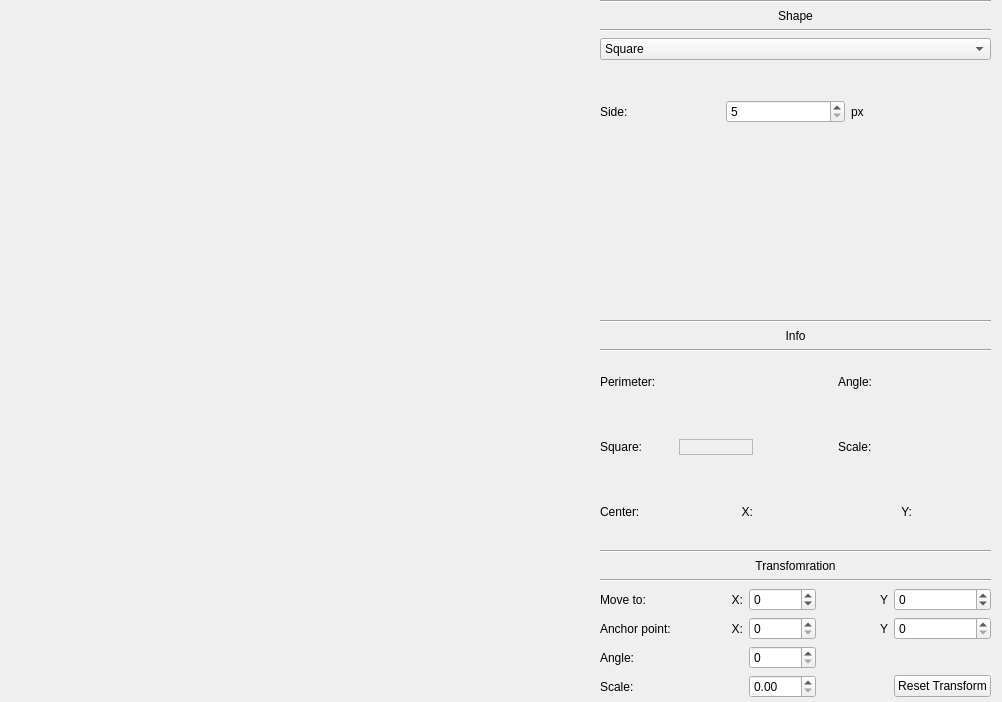
<?xml version="1.0" encoding="UTF-8"?>
<ui version="4.0">
 <class>MainWindow</class>
 <widget class="QMainWindow" name="MainWindow">
  <property name="geometry">
   <rect>
    <x>0</x>
    <y>0</y>
    <width>1002</width>
    <height>702</height>
   </rect>
  </property>
  <property name="windowTitle">
   <string>MainWindow</string>
  </property>
  <widget class="QWidget" name="centralwidget">
   <widget class="ShapeRenderer" name="shapeRenderer" native="true">
    <property name="geometry">
     <rect>
      <x>0</x>
      <y>0</y>
      <width>581</width>
      <height>701</height>
     </rect>
    </property>
   </widget>
   <widget class="QWidget" name="layoutWidget">
    <property name="geometry">
     <rect>
      <x>590</x>
      <y>0</y>
      <width>411</width>
      <height>701</height>
     </rect>
    </property>
    <layout class="QVBoxLayout" name="verticalLayout" stretch="0,0,0,0,0,0,0,0,0,0,0,0,0">
     <property name="leftMargin">
      <number>10</number>
     </property>
     <property name="topMargin">
      <number>0</number>
     </property>
     <property name="rightMargin">
      <number>10</number>
     </property>
     <property name="bottomMargin">
      <number>3</number>
     </property>
     <item>
      <widget class="Line" name="line_6">
       <property name="orientation">
        <enum>Qt::Horizontal</enum>
       </property>
      </widget>
     </item>
     <item>
      <widget class="QLabel" name="label_18">
       <property name="text">
        <string>Shape</string>
       </property>
       <property name="alignment">
        <set>Qt::AlignCenter</set>
       </property>
      </widget>
     </item>
     <item>
      <widget class="Line" name="line_3">
       <property name="orientation">
        <enum>Qt::Horizontal</enum>
       </property>
      </widget>
     </item>
     <item>
      <widget class="QComboBox" name="comboBox">
       <item>
        <property name="text">
         <string>Square</string>
        </property>
       </item>
       <item>
        <property name="text">
         <string>Rectangle</string>
        </property>
       </item>
       <item>
        <property name="text">
         <string>Rhombus</string>
        </property>
       </item>
       <item>
        <property name="text">
         <string>Hexagon</string>
        </property>
       </item>
       <item>
        <property name="text">
         <string>N-Star</string>
        </property>
       </item>
       <item>
        <property name="text">
         <string>Random Polygon</string>
        </property>
       </item>
       <item>
        <property name="text">
         <string>Circle</string>
        </property>
       </item>
       <item>
        <property name="text">
         <string>Triangle</string>
        </property>
       </item>
       <item>
        <property name="text">
         <string>Drawing</string>
        </property>
       </item>
      </widget>
     </item>
     <item>
      <widget class="QStackedWidget" name="stackedWidget">
       <property name="sizePolicy">
        <sizepolicy hsizetype="Preferred" vsizetype="Preferred">
         <horstretch>0</horstretch>
         <verstretch>0</verstretch>
        </sizepolicy>
       </property>
       <property name="frameShape">
        <enum>QFrame::NoFrame</enum>
       </property>
       <property name="frameShadow">
        <enum>QFrame::Raised</enum>
       </property>
       <property name="currentIndex">
        <number>0</number>
       </property>
       <widget class="QWidget" name="squarePagre">
        <widget class="QWidget" name="gridLayoutWidget_2">
         <property name="geometry">
          <rect>
           <x>0</x>
           <y>10</y>
           <width>371</width>
           <height>71</height>
          </rect>
         </property>
         <layout class="QGridLayout" name="gridLayout_2" columnstretch="0,0,0" columnminimumwidth="0,0,0">
          <item row="0" column="2">
           <widget class="QLabel" name="label">
            <property name="text">
             <string>px</string>
            </property>
            <property name="alignment">
             <set>Qt::AlignLeading|Qt::AlignLeft|Qt::AlignVCenter</set>
            </property>
           </widget>
          </item>
          <item row="0" column="1">
           <widget class="QSpinBox" name="sideValue">
            <property name="minimum">
             <number>5</number>
            </property>
            <property name="singleStep">
             <number>10</number>
            </property>
           </widget>
          </item>
          <item row="0" column="0">
           <widget class="QLabel" name="side">
            <property name="text">
             <string>Side:</string>
            </property>
            <property name="alignment">
             <set>Qt::AlignLeading|Qt::AlignLeft|Qt::AlignVCenter</set>
            </property>
           </widget>
          </item>
         </layout>
        </widget>
       </widget>
       <widget class="QWidget" name="rectanglePage">
        <widget class="QWidget" name="gridLayoutWidget">
         <property name="geometry">
          <rect>
           <x>10</x>
           <y>0</y>
           <width>331</width>
           <height>111</height>
          </rect>
         </property>
         <layout class="QGridLayout" name="gridLayout">
          <item row="0" column="0">
           <widget class="QLabel" name="sideA">
            <property name="text">
             <string>Side A:</string>
            </property>
           </widget>
          </item>
          <item row="0" column="1">
           <widget class="QSpinBox" name="sideAValue">
            <property name="minimum">
             <number>5</number>
            </property>
            <property name="singleStep">
             <number>10</number>
            </property>
           </widget>
          </item>
          <item row="0" column="2">
           <widget class="QLabel" name="pxA">
            <property name="text">
             <string>px</string>
            </property>
           </widget>
          </item>
          <item row="1" column="0">
           <widget class="QLabel" name="sideB">
            <property name="text">
             <string>Side B:</string>
            </property>
           </widget>
          </item>
          <item row="1" column="1">
           <widget class="QSpinBox" name="sideBValue">
            <property name="minimum">
             <number>5</number>
            </property>
            <property name="singleStep">
             <number>10</number>
            </property>
           </widget>
          </item>
          <item row="1" column="2">
           <widget class="QLabel" name="pxB">
            <property name="text">
             <string>px</string>
            </property>
           </widget>
          </item>
         </layout>
        </widget>
       </widget>
       <widget class="QWidget" name="rhombusPage">
        <widget class="QWidget" name="gridLayoutWidget_6">
         <property name="geometry">
          <rect>
           <x>10</x>
           <y>0</y>
           <width>371</width>
           <height>91</height>
          </rect>
         </property>
         <layout class="QGridLayout" name="gridLayout_7">
          <item row="0" column="1">
           <widget class="QSpinBox" name="rhombusSideValue">
            <property name="minimum">
             <number>5</number>
            </property>
            <property name="singleStep">
             <number>10</number>
            </property>
           </widget>
          </item>
          <item row="0" column="0">
           <widget class="QLabel" name="label_19">
            <property name="text">
             <string>Side:</string>
            </property>
           </widget>
          </item>
          <item row="1" column="0">
           <widget class="QLabel" name="label_20">
            <property name="text">
             <string>Acute angle:</string>
            </property>
           </widget>
          </item>
          <item row="1" column="1">
           <widget class="QSpinBox" name="rhombusAngleValue">
            <property name="minimum">
             <number>5</number>
            </property>
            <property name="singleStep">
             <number>10</number>
            </property>
           </widget>
          </item>
         </layout>
        </widget>
       </widget>
       <widget class="QWidget" name="hexagonPage">
        <widget class="QWidget" name="gridLayoutWidget_3">
         <property name="geometry">
          <rect>
           <x>0</x>
           <y>0</y>
           <width>381</width>
           <height>91</height>
          </rect>
         </property>
         <layout class="QGridLayout" name="gridLayout_9">
          <item row="0" column="1">
           <widget class="QSpinBox" name="hexagonRadiusValue">
            <property name="singleStep">
             <number>10</number>
            </property>
           </widget>
          </item>
          <item row="0" column="0">
           <widget class="QLabel" name="label_23">
            <property name="text">
             <string>Radius:</string>
            </property>
           </widget>
          </item>
          <item row="0" column="2">
           <widget class="QLabel" name="label_24">
            <property name="text">
             <string>px</string>
            </property>
           </widget>
          </item>
         </layout>
        </widget>
       </widget>
       <widget class="QWidget" name="starPage">
        <widget class="QWidget" name="gridLayoutWidget_4">
         <property name="geometry">
          <rect>
           <x>10</x>
           <y>0</y>
           <width>371</width>
           <height>91</height>
          </rect>
         </property>
         <layout class="QGridLayout" name="gridLayout_4">
          <item row="0" column="0">
           <widget class="QLabel" name="label_2">
            <property name="text">
             <string>Number:</string>
            </property>
           </widget>
          </item>
          <item row="0" column="1">
           <widget class="QSpinBox" name="NValue">
            <property name="minimum">
             <number>5</number>
            </property>
            <property name="maximum">
             <number>64</number>
            </property>
           </widget>
          </item>
          <item row="1" column="0">
           <widget class="QLabel" name="label_3">
            <property name="text">
             <string>Ratio:</string>
            </property>
           </widget>
          </item>
          <item row="1" column="1">
           <widget class="QDoubleSpinBox" name="ratioValue">
            <property name="minimum">
             <double>1.300000000000000</double>
            </property>
            <property name="maximum">
             <double>4.000000000000000</double>
            </property>
            <property name="singleStep">
             <double>0.200000000000000</double>
            </property>
           </widget>
          </item>
         </layout>
        </widget>
       </widget>
       <widget class="QWidget" name="weirdStarPage">
        <widget class="QWidget" name="gridLayoutWidget_5">
         <property name="geometry">
          <rect>
           <x>10</x>
           <y>0</y>
           <width>371</width>
           <height>91</height>
          </rect>
         </property>
         <layout class="QGridLayout" name="gridLayout_8">
          <item row="0" column="0">
           <widget class="QLabel" name="label_21">
            <property name="text">
             <string>Number:</string>
            </property>
           </widget>
          </item>
          <item row="0" column="1">
           <widget class="QSpinBox" name="weirdNValue">
            <property name="minimum">
             <number>5</number>
            </property>
            <property name="maximum">
             <number>64</number>
            </property>
           </widget>
          </item>
         </layout>
        </widget>
       </widget>
       <widget class="QWidget" name="circlePage">
        <widget class="QWidget" name="gridLayoutWidget_7">
         <property name="geometry">
          <rect>
           <x>0</x>
           <y>0</y>
           <width>391</width>
           <height>91</height>
          </rect>
         </property>
         <layout class="QGridLayout" name="gridLayout_10">
          <item row="0" column="1">
           <widget class="QSpinBox" name="circleRadiusValue">
            <property name="singleStep">
             <number>10</number>
            </property>
           </widget>
          </item>
          <item row="0" column="0">
           <widget class="QLabel" name="label_25">
            <property name="text">
             <string>Radius:</string>
            </property>
           </widget>
          </item>
          <item row="0" column="2">
           <widget class="QLabel" name="label_26">
            <property name="text">
             <string>px</string>
            </property>
           </widget>
          </item>
         </layout>
        </widget>
       </widget>
       <widget class="QWidget" name="trianglePage">
        <widget class="QWidget" name="gridLayoutWidget_8">
         <property name="geometry">
          <rect>
           <x>0</x>
           <y>0</y>
           <width>391</width>
           <height>141</height>
          </rect>
         </property>
         <layout class="QGridLayout" name="gridLayout_3">
          <item row="0" column="1">
           <widget class="QSpinBox" name="triangleAValue">
            <property name="maximum">
             <number>500</number>
            </property>
           </widget>
          </item>
          <item row="0" column="2">
           <widget class="QLabel" name="label_27">
            <property name="text">
             <string>px</string>
            </property>
           </widget>
          </item>
          <item row="1" column="0">
           <widget class="QLabel" name="label_28">
            <property name="text">
             <string>Side B:</string>
            </property>
           </widget>
          </item>
          <item row="0" column="0">
           <widget class="QLabel" name="label_22">
            <property name="text">
             <string>Side A:</string>
            </property>
           </widget>
          </item>
          <item row="2" column="0">
           <widget class="QLabel" name="label_29">
            <property name="text">
             <string>Side C:</string>
            </property>
           </widget>
          </item>
          <item row="1" column="1">
           <widget class="QSpinBox" name="triangleBValue">
            <property name="maximum">
             <number>500</number>
            </property>
           </widget>
          </item>
          <item row="2" column="1">
           <widget class="QSpinBox" name="triangleCValue">
            <property name="maximum">
             <number>500</number>
            </property>
           </widget>
          </item>
          <item row="1" column="2">
           <widget class="QLabel" name="label_30">
            <property name="text">
             <string>px</string>
            </property>
           </widget>
          </item>
          <item row="2" column="2">
           <widget class="QLabel" name="label_31">
            <property name="text">
             <string>px</string>
            </property>
           </widget>
          </item>
         </layout>
        </widget>
       </widget>
       <widget class="QWidget" name="page"/>
      </widget>
     </item>
     <item>
      <widget class="Line" name="line_4">
       <property name="orientation">
        <enum>Qt::Horizontal</enum>
       </property>
      </widget>
     </item>
     <item>
      <widget class="QLabel" name="label_17">
       <property name="text">
        <string>Info</string>
       </property>
       <property name="alignment">
        <set>Qt::AlignCenter</set>
       </property>
      </widget>
     </item>
     <item>
      <widget class="Line" name="line_2">
       <property name="orientation">
        <enum>Qt::Horizontal</enum>
       </property>
      </widget>
     </item>
     <item>
      <layout class="QGridLayout" name="gridLayout_5" rowstretch="0,0,0" rowminimumheight="0,0,0">
       <property name="sizeConstraint">
        <enum>QLayout::SetDefaultConstraint</enum>
       </property>
       <property name="topMargin">
        <number>17</number>
       </property>
       <property name="bottomMargin">
        <number>25</number>
       </property>
       <property name="verticalSpacing">
        <number>50</number>
       </property>
       <item row="0" column="4">
        <widget class="QLabel" name="angleText">
         <property name="font">
          <font>
           <family>Noto Traditional Nushu</family>
           <bold>true</bold>
          </font>
         </property>
         <property name="text">
          <string/>
         </property>
        </widget>
       </item>
       <item row="1" column="1">
        <widget class="QLabel" name="squareValue">
         <property name="font">
          <font>
           <family>Noto Traditional Nushu</family>
           <bold>true</bold>
          </font>
         </property>
         <property name="frameShape">
          <enum>QFrame::StyledPanel</enum>
         </property>
         <property name="text">
          <string/>
         </property>
        </widget>
       </item>
       <item row="2" column="4">
        <widget class="QLabel" name="coordY">
         <property name="font">
          <font>
           <family>Noto Traditional Nushu</family>
           <bold>true</bold>
          </font>
         </property>
         <property name="text">
          <string/>
         </property>
        </widget>
       </item>
       <item row="0" column="1">
        <widget class="QLabel" name="perimeterValue">
         <property name="font">
          <font>
           <family>Noto Traditional Nushu</family>
           <bold>true</bold>
          </font>
         </property>
         <property name="frameShape">
          <enum>QFrame::NoFrame</enum>
         </property>
         <property name="frameShadow">
          <enum>QFrame::Plain</enum>
         </property>
         <property name="lineWidth">
          <number>3</number>
         </property>
         <property name="text">
          <string/>
         </property>
        </widget>
       </item>
       <item row="1" column="0">
        <widget class="QLabel" name="squareText">
         <property name="text">
          <string>Square:</string>
         </property>
        </widget>
       </item>
       <item row="1" column="4">
        <widget class="QLabel" name="scaleText">
         <property name="font">
          <font>
           <family>Noto Traditional Nushu</family>
           <bold>true</bold>
          </font>
         </property>
         <property name="text">
          <string/>
         </property>
        </widget>
       </item>
       <item row="0" column="3">
        <widget class="QLabel" name="label_14">
         <property name="text">
          <string>Angle:</string>
         </property>
        </widget>
       </item>
       <item row="2" column="2">
        <widget class="QLabel" name="coordX">
         <property name="font">
          <font>
           <family>Noto Traditional Nushu</family>
           <bold>true</bold>
          </font>
         </property>
         <property name="text">
          <string/>
         </property>
        </widget>
       </item>
       <item row="0" column="0">
        <widget class="QLabel" name="perimeterText">
         <property name="text">
          <string>Perimeter:</string>
         </property>
        </widget>
       </item>
       <item row="1" column="3">
        <widget class="QLabel" name="label_15">
         <property name="text">
          <string>Scale:</string>
         </property>
        </widget>
       </item>
       <item row="2" column="1">
        <widget class="QLabel" name="label_4">
         <property name="text">
          <string>X:</string>
         </property>
         <property name="alignment">
          <set>Qt::AlignRight|Qt::AlignTrailing|Qt::AlignVCenter</set>
         </property>
        </widget>
       </item>
       <item row="2" column="0">
        <widget class="QLabel" name="coordinatesText">
         <property name="text">
          <string>Center:</string>
         </property>
        </widget>
       </item>
       <item row="2" column="3">
        <widget class="QLabel" name="label_5">
         <property name="text">
          <string>Y:</string>
         </property>
         <property name="alignment">
          <set>Qt::AlignRight|Qt::AlignTrailing|Qt::AlignVCenter</set>
         </property>
        </widget>
       </item>
      </layout>
     </item>
     <item>
      <widget class="Line" name="line_5">
       <property name="orientation">
        <enum>Qt::Horizontal</enum>
       </property>
      </widget>
     </item>
     <item>
      <widget class="QLabel" name="label_16">
       <property name="text">
        <string>Transfomration</string>
       </property>
       <property name="alignment">
        <set>Qt::AlignCenter</set>
       </property>
      </widget>
     </item>
     <item>
      <widget class="Line" name="line">
       <property name="orientation">
        <enum>Qt::Horizontal</enum>
       </property>
      </widget>
     </item>
     <item>
      <layout class="QGridLayout" name="gridLayout_6">
       <item row="0" column="2">
        <widget class="QSpinBox" name="moveToXTransform">
         <property name="minimum">
          <number>-500</number>
         </property>
         <property name="maximum">
          <number>500</number>
         </property>
         <property name="singleStep">
          <number>10</number>
         </property>
        </widget>
       </item>
       <item row="1" column="0">
        <widget class="QLabel" name="label_9">
         <property name="text">
          <string>Anchor point:</string>
         </property>
        </widget>
       </item>
       <item row="1" column="4">
        <widget class="QSpinBox" name="anchorYTransform">
         <property name="singleStep">
          <number>10</number>
         </property>
        </widget>
       </item>
       <item row="3" column="2">
        <widget class="QDoubleSpinBox" name="scaleTransform">
         <property name="singleStep">
          <double>0.200000000000000</double>
         </property>
        </widget>
       </item>
       <item row="0" column="4">
        <widget class="QSpinBox" name="moveToYTransform">
         <property name="minimum">
          <number>-500</number>
         </property>
         <property name="maximum">
          <number>500</number>
         </property>
         <property name="singleStep">
          <number>10</number>
         </property>
        </widget>
       </item>
       <item row="0" column="1">
        <widget class="QLabel" name="label_7">
         <property name="text">
          <string>X:</string>
         </property>
         <property name="alignment">
          <set>Qt::AlignRight|Qt::AlignTrailing|Qt::AlignVCenter</set>
         </property>
        </widget>
       </item>
       <item row="1" column="3">
        <widget class="QLabel" name="label_11">
         <property name="text">
          <string>Y</string>
         </property>
         <property name="alignment">
          <set>Qt::AlignRight|Qt::AlignTrailing|Qt::AlignVCenter</set>
         </property>
        </widget>
       </item>
       <item row="2" column="2">
        <widget class="QSpinBox" name="angleTransform">
         <property name="singleStep">
          <number>12</number>
         </property>
        </widget>
       </item>
       <item row="1" column="2">
        <widget class="QSpinBox" name="anchorXTransform">
         <property name="singleStep">
          <number>10</number>
         </property>
        </widget>
       </item>
       <item row="0" column="3">
        <widget class="QLabel" name="label_8">
         <property name="text">
          <string>Y</string>
         </property>
         <property name="alignment">
          <set>Qt::AlignRight|Qt::AlignTrailing|Qt::AlignVCenter</set>
         </property>
        </widget>
       </item>
       <item row="2" column="0">
        <widget class="QLabel" name="label_12">
         <property name="text">
          <string>Angle:</string>
         </property>
        </widget>
       </item>
       <item row="1" column="1">
        <widget class="QLabel" name="label_10">
         <property name="text">
          <string>X:</string>
         </property>
         <property name="alignment">
          <set>Qt::AlignRight|Qt::AlignTrailing|Qt::AlignVCenter</set>
         </property>
        </widget>
       </item>
       <item row="0" column="0">
        <widget class="QLabel" name="label_6">
         <property name="text">
          <string>Move to:</string>
         </property>
        </widget>
       </item>
       <item row="3" column="0">
        <widget class="QLabel" name="label_13">
         <property name="text">
          <string>Scale:</string>
         </property>
        </widget>
       </item>
       <item row="3" column="4">
        <widget class="QPushButton" name="resetButton">
         <property name="text">
          <string>Reset Transform</string>
         </property>
        </widget>
       </item>
      </layout>
     </item>
    </layout>
   </widget>
  </widget>
 </widget>
 <customwidgets>
  <customwidget>
   <class>ShapeRenderer</class>
   <extends>QWidget</extends>
   <header>shaperenderer.h</header>
   <container>1</container>
  </customwidget>
 </customwidgets>
 <resources/>
 <connections>
  <connection>
   <sender>comboBox</sender>
   <signal>currentIndexChanged(int)</signal>
   <receiver>stackedWidget</receiver>
   <slot>setCurrentIndex(int)</slot>
   <hints>
    <hint type="sourcelabel">
     <x>793</x>
     <y>56</y>
    </hint>
    <hint type="destinationlabel">
     <x>1041</x>
     <y>106</y>
    </hint>
   </hints>
  </connection>
 </connections>
</ui>
